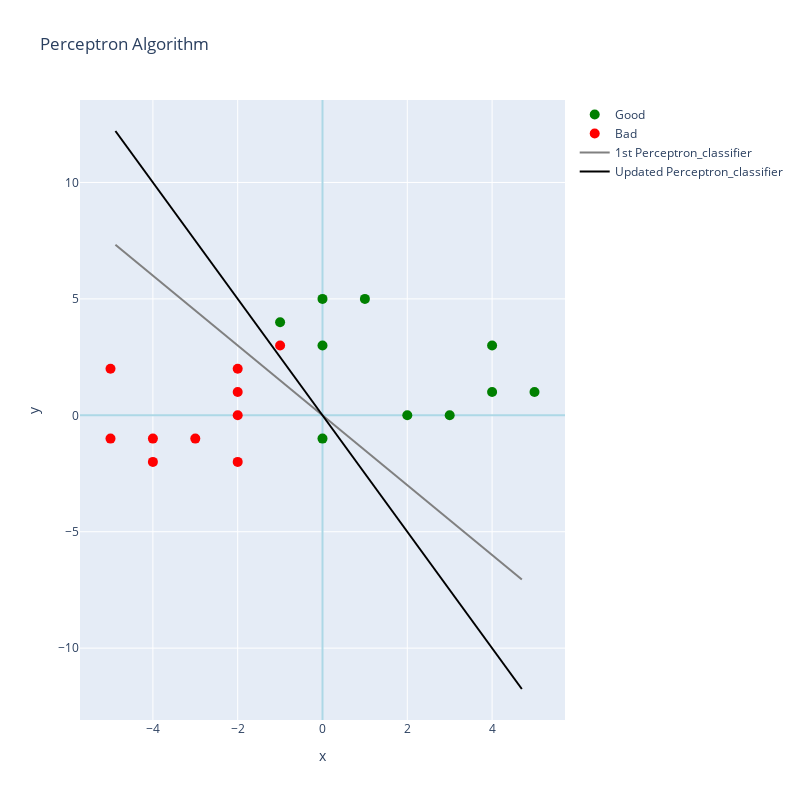

The notebook cell saved with this chart:
### Markdown cell above
# We proceed to update the algorithm to seek a line which divides the red and green properly :
$\begin{equation} = w_0^{'} = w_0 + \nu \; d \; x_0 \end{equation}$

### Code cell
# For each misclassification , update the algorithm weights based on the misclassification

# w0
nu = 0.2 # learning rate

# d is our misclassification test, the green points are classified as 1, the red are classified as -1
d_green = 1
d_red = -1

print(w[0][0])
print(w[0][1])
print(w[0][2])

# w' = w0 + nu * d * x0
b2 = w[0][0] + nu * d_green * 1 # For the misclassified 1 
w[0][1] = w[0][1] + nu * d_green * 0 # For the misclassified X of (0,-1)
w[0][2] = w[0][2] + nu * d_green * -1 # For the misclassified X of (0,-1)


print(w[0][0])
print(w[0][1])
print(w[0][2])


w = [[b2,w[0][1],w[0][2]]]       # First guess of the weights
inpt = [[1,'x','y']]   # Dimensions  

slope2 = - w[0][1]/w[0][2] # linear slope

x2 = np.linspace(min(min(x),min(x1)), max(max(x),max(x1)), num=10)
y2 = slope2 * x2
df3 = pd.DataFrame({'x':x2, 'y':y2})

print('')
print('Expression : w_0 + w_1 x + w_2 y')
print('')
print('Classification : 0 + 1 x + 0.5 y > 0')
print('')
print(f'Equals : y > {slope} x')
print('')

# plot
trace1 =go.Scatter(
                    x = df.x,
                    y = df.y,
                    mode = "markers",
                    name = "Green",
                    marker = dict(color = 'green', size = 10),
                    text= 'Raw data')

trace2 =go.Scatter(
                    x = df1.x,
                    y = df1.y,
                    mode = "markers",
                    name = "Red",
                    marker = dict(color = 'red', size = 10),
                    text= 'Raw data')

trace3 =go.Scatter(
                    x = df2.x,
                    y = df2.y,
                    mode = "lines",
                    name = "1st Perceptron_classifier",
                    marker = dict(color = 'grey', size = 10),
                    text= 'Raw data')

trace4 =go.Scatter(
                    x = df3.x,
                    y = df3.y,
                    mode = "lines",
                    name = "Updated Perceptron_classifier",
                    marker = dict(color = 'black', size = 10),
                    text= 'Raw data')

layout = dict(title = 'Perceptron Algorithm',
              xaxis= dict(title= 'x',ticklen= 0,zerolinecolor='lightblue',zeroline= True),
              yaxis= dict(title= 'y',ticklen= 5,zerolinecolor='lightblue',zeroline= True),
              width = 800,height = 800
             )
data = [trace1,trace2,trace3,trace4]
fig = dict(data = data, layout = layout)
iplot(fig)

print('')
print(f'Conclusion : The classification equation WAS y={round(slope,2)}+{round(b,2)} and is now y={round(slope2,2)}+{round(b2,2)} \
is now The first guess algorithm is missclassifies two points , red and green')

### Figure 1 — Plotly figure (JSON) as saved in the notebook; plotly's stock layout.template omitted (floating-point values rounded to 4 significant figures)
{"data": [{"marker": {"color": "green", "size": 10}, "mode": "markers", "name": "Good", "text": "Raw data", "type": "scatter", "x": [3, 0, 5, 2, 4, 0, -1, 1, 0, 4], "y": [0, 3, 1, 0, 3, -1, 4, 5, 5, 1]}, {"marker": {"color": "red", "size": 10}, "mode": "markers", "name": "Bad", "text": "Raw data", "type": "scatter", "x": [-5, -1, -4, -2, -4, -5, -2, -2, -2, -3], "y": [2, 3, -2, -2, -1, -1, 1, 0, 2, -1]}, {"marker": {"color": "grey", "size": 10}, "mode": "lines", "name": "1st Perceptron_classifier", "text": "Raw data", "type": "scatter", "x": [-4.884, -3.819, -2.754, -1.689, -0.6237, 0.4414, 1.506, 2.572, 3.637, 4.702], "y": [7.326, 5.728, 4.131, 2.533, 0.9356, -0.662, -2.26, -3.857, -5.455, -7.053]}, {"marker": {"color": "black", "size": 10}, "mode": "lines", "name": "Updated Perceptron_classifier", "text": "Raw data", "type": "scatter", "x": [-4.884, -3.819, -2.754, -1.689, -0.6237, 0.4414, 1.506, 2.572, 3.637, 4.702], "y": [12.21, 9.547, 6.885, 4.222, 1.559, -1.103, -3.766, -6.429, -9.092, -11.75]}], "layout": {"height": 800, "title": {"text": "Perceptron Algorithm"}, "width": 800, "xaxis": {"autorange": true, "range": [-5.724, 5.724], "ticklen": 0, "title": {"text": "x"}, "type": "linear", "zeroline": true, "zerolinecolor": "lightblue"}, "yaxis": {"autorange": true, "range": [-13.09, 13.54], "ticklen": 5, "title": {"text": "y"}, "type": "linear", "zeroline": true, "zerolinecolor": "lightblue"}}}
